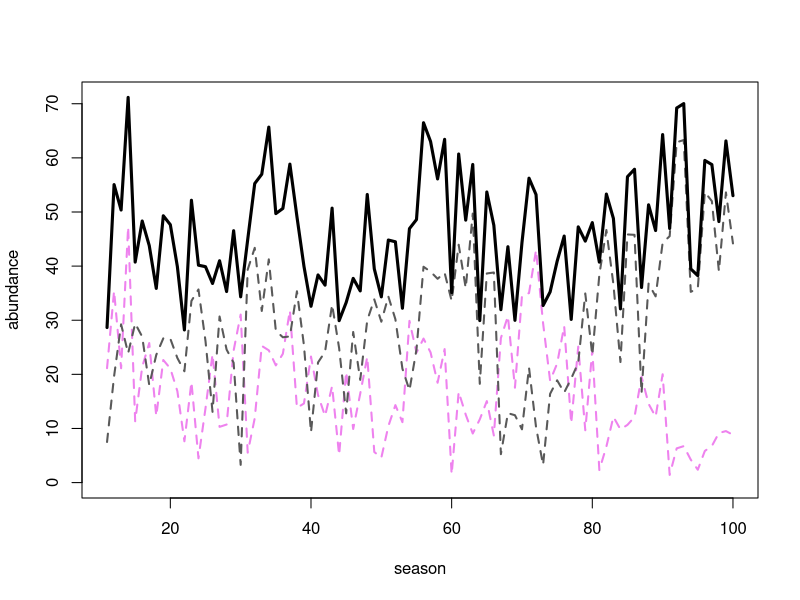

This figure's R source:
##  Semi-discrete relative nonlinearity model of two species 
##    coexisting on one essential resource                

##  Authors:  Andrew Tredennick, Peter Adler, and Fred Adler
##  Email:    atredenn@gmail.com
##  Date:     4.24.2015 -- Copied over from relative_nonlinearity.R and 
##                         variable germination included for storage effect.


##  MODEL DESCRIPTION
# Species "split" themselves between a dormant, low-mortaility stage (D) and 
# a higher mortality, high growth stage (N).
# The single resource is R.
# There are two sources of variability: an environmental cue that drives the
# storage effect, and resource variability.

# clear the workspace
rm(list=ls())

####
#### Initial conditions, global variables, and parameters ------------------------
####
temporal_autocorrelation <- F       # turn temporal autocorrelation on(T)/off(F)
seasons <- 100                   # number of seasons to simulate
seasons_to_exclude <- 10           # initial seasons to exclude from plots
days_to_track <- 60               # number of days to simulate in odSolve
DNR <- c(D=c(1,1),N=c(1,1),R=10)    # initial conditions
Rmu <- 2                            # mean resource pulse (on log scale)
Rsd_annual <- 0.1                     # std dev of annual mean resource level
Rsd <- 1                            # std dev of resource pulses (on log scale)
sigE <- 2                           # environmental cue variability
rho <- 0                            # environmental cue correlation between species
parms <- list(
  r = c(5,5),                     # max growth rate for each species
  alpha = c(5,5),                 # rate parameter for Hill function 
  beta = c(20,20),                  # shape parameter for Hill function
  mN = c(0.5,0.5),                  # live biomass loss (mortality) rates 
  mD = c(0.01, 0.01),              # dormant biomass loss (mortality) rates
  a = c(0.5,0.5)                    # allocation fraction of live biomass to seed bank
)

####
#### Load relevant libraries ----------------------------------------
####
library('deSolve')
library('mvtnorm')
library('plyr')
library('ggplot2')
library('gridExtra')


####
#### Model function -------------------------------------------------
####
## Continuous model
updateDNR <- function(t, DNR, parms){
  with(as.list(c(DNR, parms)), {
    dD1dt = N1*a[1] - (mD[1]*D1)
    dD2dt = N2*a[2] - (mD[2]*D2)
    dN1dt = N1*(uptake_R(r[1], R, alpha[1], beta[1]) - mN[1] - a[1])
    dN2dt = N2*(uptake_R(r[2], R, alpha[2], beta[2]) - mN[2] - a[2])
    dRdt = -1 * ((dN1dt + mN[1]*N1) + (dN2dt + mN[2]*N2))
    list(c(dD1dt, dD2dt, dN1dt, dN2dt, dRdt)) #output
  })
}

##  Resource uptake function (Hill function)
uptake_R <- function(r, R, alpha, beta){
  return((r*R^alpha) / (beta^alpha + R^alpha))
}

## Discrete model
update_DNR <- function(t,DNR,gs){
  with (as.list(DNR),{
    g1 <- gs[1]
    g2 <- gs[2]
    N1 <- D1*g1
    N2 <- D2*g2
    D1 <- D1*(1-g1)
    D2 <- D2*(1-g2)
    R <- Rvector[t]
    return(c(D1, D2, N1, N2, R))
  })
}


####
#### Simulate model -----------------------------------------------------
####
days <- c(1:days_to_track)

# Get "germination" fractions for each year
getG <- function(sigE, rho, nTime){
  varcov <- matrix(c(sigE, rho*sigE, rho*sigE, sigE), 2, 2)
  e <- rmvnorm(n = nTime, mean = c(0,0), sigma = varcov)
  g <- exp(e) / (1+exp(e))
  return(g)
}

# Loop over seasons
nms <- names(DNR)
gVec <- getG(sigE = sigE, rho = rho, nTime = seasons)

if(temporal_autocorrelation==FALSE){
  Rvector <- rlnorm(seasons, Rmu, Rsd_annual)
}

# if(temporal_autocorrelation==TRUE){
#   if(Rsd != 0){
#     Rvector <- filter(rlnorm(seasons,Rmu,Rsd), filter=rep(1,3), circular=TRUE)
#   }
#   if(Rsd == 0){
#     Rvector <- rlnorm(seasons,Rmu,Rsd_annual) 
#   } 
# }

pulse_events <- matrix(nrow=seasons, ncol=days_to_track)
for(do_season in 1:seasons){
  pulse_events[do_season,] <- rlnorm(days_to_track, log(Rvector[do_season]), Rsd)
}
save_seasons <- data.frame(time=NA,D1=NA,D2=NA,N1=NA,N2=NA,R=NA,Rstart=NA,season=NA)

for(season_now in 1:seasons){
  eventdat <- data.frame(var = rep("R", days_to_track),
                         time = 1:days_to_track,
                         value = pulse_events[season_now,],
                         method = rep("add", days_to_track))
  Rstart <- as.list(DNR)$R
  output <- as.data.frame(ode(y = DNR, times = days, 
                              func = updateDNR, parms = parms,
                              events = list(data = eventdat)))
  
  DNR <- as.numeric(output[nrow(output),nms])
  names(DNR) <- nms
  R_update <- Rvector[season_now]
  DNR <- update_DNR(season_now, DNR, gVec[season_now,])
  names(DNR) <- nms
  new_season <- as.data.frame(output)
  new_season$season <- season_now
  new_season$Rstart <- Rstart
  save_seasons <- rbind(save_seasons, new_season)
}


####
####  Make some plots ----------------------------------
####
#take out first couple seasons
save_seasons <- subset(save_seasons, season>seasons_to_exclude)
# matplot(seq_along(along.with = save_seasons$time), 
#         save_seasons[,c("N1","N2")], type="l")

#plot just average abundance by season
mean_of_season <- ddply(save_seasons, .(season), summarise,
                        mean_N1 = mean(N1),
                        mean_N2 = mean(N2),
                        mean_D1 = mean(D1),
                        mean_D2 = mean(D2))


seasonal_total <- apply(mean_of_season[,c("mean_N1","mean_N2")], 1, sum)
matplot(mean_of_season$season, mean_of_season[,c("mean_N1","mean_N2")], 
        type="l", xlab="season", ylab="abundance", ylim=c(0, max(seasonal_total,na.rm=TRUE)),
        col=c("violet", "grey35"), lty=c(2,2), lwd=c(2,2))
lines(mean_of_season$season, seasonal_total, lwd=3, lty=1)
